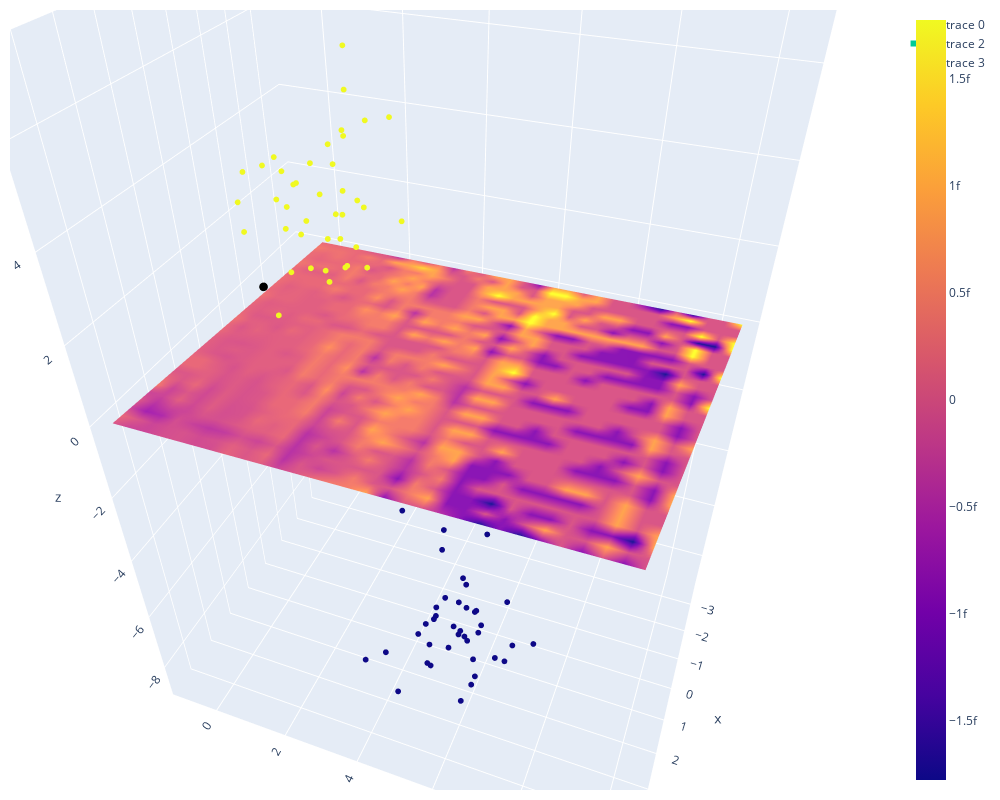

The notebook cell saved with this chart:
### Code cell
forward, backward = make_base_changer(decision_plane)

with ThreeDFigure(forward, backward, swap_axes="xz") as fig:
    fig.add_markers(X, color=y) #samples
    xx, yy = make_meshgrid(X, margin=1)
    fig.add_surface(xx, yy, decision_plane.z) #decision hyperplane
    fig.add_line(X.mean(axis=0)-decision_plane.normal, X.mean(axis=0)+decision_plane.normal) #orthogonal of decision hyperplane through mean of points
    fig.add_markers([0,0,0], size=3) #coordinate center

### Figure 1 — Plotly figure (JSON) as saved in the notebook; plotly's stock layout.template omitted (floating-point values rounded to 4 significant figures; data arrays with more than 128 entries replaced by an {"elided": "..."} marker saying what was removed)
{"data": [{"marker": {"color": [1, 1, 1, 0, 0, 1, 1, 0, 1, 1, 0, 0, 1, 1, 1, 0, 0, 0, 1, 0, 1, 0, 0, 1, 1, 0, 0, 0, 1, 0, 0, 1, 1, 1, 1, 1, 1, 0, 1, 1, 1, 0, 0, 0, 0, 0, 1, 0, 1, 1, 1, 0, 1, 1, 0, 0, 0, 1, 0, 0, 0, 1, 1, 1, 0, 1, 0, 0, 0, 0, 0, 0, 1, 1, 0, 0, 0, 1, 1, 1], "line": {"width": 0}, "size": 2}, "mode": "markers", "type": "scatter3d", "x": [-0.5202, 1.967, 2.188, 2.626, 2.39, 1.345, 1.28, 1.34, 0.2809, 1.21, 2.857, -0.3915, 0.2063, 0.1731, 1.764, 3.274, 2.25, 1.82, 1.3, 1.584, -0.2056, 2.56, 3.04, -0.2047, 1.387, 2.515, 1.955, 1.094, 2.78, 1.607, 2.79, 0.2275, -0.2911, 1.468, 0.3698, 2.49, -2.058, 1.714, 1.748, -0.7608, 0.134, 2.949, 1.51, 1.982, 2.188, 2.357, -2.864, 3.323, 2.215, 2.049, 0.1177, 1.846, -0.7975, 2.786, 4.282, 1.744, 2.815, 0.06442, 1.599, 2.992, 1.064, 0.3733, 1.491, 1.406, 2.303, 2.418, 2.093, 0.8295, 3.954, 2.685, 3.1, 2.312, 0.791, 0.8718, 2.313, 2.494, 1.75, 2.274, 0.1993, 1.444], "y": [2.064, 1.591, 2.456, 6.303, 5.155, 2.092, 1.442, 6.027, 1.258, 2.021, 5.176, 4.268, 2.796, 1.789, 2.942, 4.455, 6.066, 4.967, 2.515, 6.669, 1.415, 4.453, 5.167, 2.201, 2.839, 5.645, 5.299, 6.285, 1.622, 5.678, 6.018, 2.175, 2.684, 1.701, 2.354, 2.001, 0.9114, 6.073, 1.796, 3.19, 2.49, 6.27, 4.966, 6.799, 4.873, 5.906, 1.09, 6.481, 3.385, 1.279, 2.743, 4.64, 1.809, 1.585, 4.703, 5.132, 5.959, 1.7, 6.872, 5.388, 5.721, 1.381, 2.572, 1.735, 5.87, 2.337, 5.716, 7.228, 3.995, 5.833, 5.381, 6.1, 2.607, 3.745, 4.628, 5.807, 5.491, 2.194, 2.558, 3.203], "z": [4.52, 1.595, 3.73, -5.746, -5.607, 2.466, 3.838, -3.808, 3.674, 3.446, -7.272, -6.02, 3.403, 3.498, 5.4, -8.158, -7.365, -1.672, 3.192, -5.67, 3.959, -2.447, -6.941, 4.785, 3.301, -5.95, -7.634, -8.682, 3.921, -7.602, -5.821, 4.245, 5.022, 2.357, 2.002, 5.155, 1.806, -6.669, 4.969, 2.689, 5.756, -7.373, -4.571, -7.43, -7.419, -5.327, 1.817, -6.435, 3.271, 4.721, 1.94, -7.112, 3.137, 4.51, -5.17, -5.996, -8.402, 1.615, -7.238, -5.112, -7.02, 3.769, 2.334, 3.791, -4.582, 5.071, -4.648, -7.964, -6.208, -4.789, -5.107, -5.447, 3.489, 5.675, -6.956, -6.07, -7.258, 3.84, 2.44, 7.053]}, {"type": "surface", "x": {"elided": "30x30 float values"}, "y": {"elided": "30x30 float values"}, "z": {"elided": "30x30 float values"}}, {"line": {"width": 6}, "marker": {"size": 1}, "type": "scatter3d", "x": [1.533, 1.533], "y": [3.872, 3.872], "z": [-2.244, -0.2437]}, {"marker": {"color": "black", "line": {"width": 0}, "size": 3}, "mode": "markers", "type": "scatter3d", "x": [0], "y": [2.776e-17], "z": [0.7897]}], "layout": {"autosize": true, "height": 800, "margin": {"b": 10, "l": 10, "pad": 4, "r": 10, "t": 10}, "paper_bgcolor": "White", "scene": {"aspectmode": "data", "aspectratio": {"x": 0.7196, "y": 1.005, "z": 1.383}, "camera": {"center": {"x": 0, "y": 0, "z": 0}, "eye": {"x": 1.265, "y": 0.4844, "z": 1.08}, "projection": {"type": "perspective"}, "up": {"x": 0, "y": 0, "z": 1}}}, "width": 1000}}
